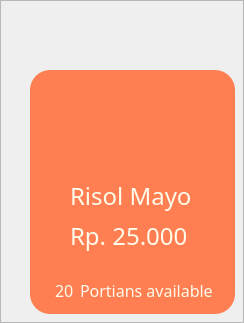
                              <widget class="QFrame" name="Frame_Risol">
                               <property name="styleSheet">
                                <string notr="true"/>
                               </property>
                               <property name="frameShape">
                                <enum>QFrame::StyledPanel</enum>
                               </property>
                               <property name="frameShadow">
                                <enum>QFrame::Raised</enum>
                               </property>
                               <widget class="QPushButton" name="But_Risol">
                                <property name="geometry">
                                 <rect>
                                  <x>30</x>
                                  <y>70</y>
                                  <width>205</width>
                                  <height>244</height>
                                 </rect>
                                </property>
                                <property name="styleSheet">
                                 <string notr="true">QPushButton{
background-color:rgb(255, 127, 82);
padding:50px 80px;
border:none;
border-radius:20px;

}
QPushButton:hover{
background-color:rgb(65, 119, 167);
}</string>
                                </property>
                                <property name="text">
                                 <string/>
                                </property>
                               </widget>
                               <widget class="QLabel" name="Label_Risol">
                                <property name="geometry">
                                 <rect>
                                  <x>70</x>
                                  <y>180</y>
                                  <width>131</width>
                                  <height>31</height>
                                 </rect>
                                </property>
                                <property name="font">
                                 <font>
                                  <family>Poppins</family>
                                  <pointsize>18</pointsize>
                                 </font>
                                </property>
                                <property name="styleSheet">
                                 <string notr="true">background-color:none;
color:rgb(254, 251, 234);</string>
                                </property>
                                <property name="text">
                                 <string>Risol Mayo</string>
                                </property>
                               </widget>
                               <widget class="QLabel" name="label_126">
                                <property name="geometry">
                                 <rect>
                                  <x>70</x>
                                  <y>220</y>
                                  <width>121</width>
                                  <height>31</height>
                                 </rect>
                                </property>
                                <property name="font">
                                 <font>
                                  <family>Poppins</family>
                                  <pointsize>18</pointsize>
                                 </font>
                                </property>
                                <property name="styleSheet">
                                 <string notr="true">background-color:none;
color:rgb(254, 251, 234);</string>
                                </property>
                                <property name="text">
                                 <string>Rp. 25.000</string>
                                </property>
                               </widget>
                               <widget class="QPushButton" name="pushButton_18">
                                <property name="geometry">
                                 <rect>
                                  <x>60</x>
                                  <y>0</y>
                                  <width>141</width>
                                  <height>151</height>
                                 </rect>
                                </property>
                                <property name="styleSheet">
                                 <string notr="true">QPushButton{
background-color:none;
padding:50px 80px;
border:none;
border-radius:75px;
}</string>
                                </property>
                                <property name="text">
                                 <string/>
                                </property>
                                <property name="icon">
                                 <iconset>
                                  <normaloff>icon/2.png</normaloff>icon/2.png</iconset>
                                </property>
                                <property name="iconSize">
                                 <size>
                                  <width>140</width>
                                  <height>140</height>
                                 </size>
                                </property>
                               </widget>
                               <widget class="QLabel" name="label_57">
                                <property name="geometry">
                                 <rect>
                                  <x>80</x>
                                  <y>280</y>
                                  <width>151</width>
                                  <height>21</height>
                                 </rect>
                                </property>
                                <property name="font">
                                 <font>
                                  <family>Poppins</family>
                                  <pointsize>12</pointsize>
                                 </font>
                                </property>
                                <property name="styleSheet">
                                 <string notr="true">background-color:none;
color:rgb(254, 251, 234);</string>
                                </property>
                                <property name="text">
                                 <string>Portians available</string>
                                </property>
                               </widget>
                               <widget class="QLabel" name="Lbl_Stock_Risol">
                                <property name="geometry">
                                 <rect>
                                  <x>55</x>
                                  <y>280</y>
                                  <width>21</width>
                                  <height>21</height>
                                 </rect>
                                </property>
                                <property name="font">
                                 <font>
                                  <family>Poppins</family>
                                  <pointsize>12</pointsize>
                                 </font>
                                </property>
                                <property name="styleSheet">
                                 <string notr="true">background-color:none;
color:rgb(254, 251, 234);</string>
                                </property>
                                <property name="text">
                                 <string>20</string>
                                </property>
                               </widget>
                              </widget>
